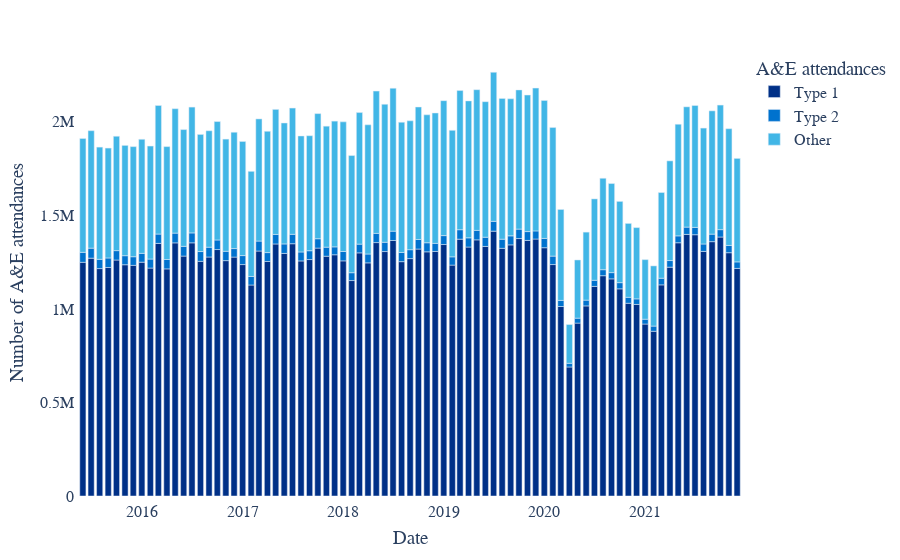

Notebook cell for this chart:
### Code cell
#Visualise AE attendance data as a stacked bar chart using plotly
#-------------------------------------------------------------------

pd.options.plotting.backend = "plotly"
fig = px.bar(df_final_group, x='Date', y= ["Type 1", "Type 2","Other"],
color_discrete_sequence=["#003087", "#0072CE", "#41B6E6"],
labels={"value": "Number of A&E attendances", "variable": "A&E attendances"})
fig.update_layout(
    {"plot_bgcolor": "rgba(0, 0, 0, 0)", "paper_bgcolor": "rgba(0, 0, 0, 0)"},
    font = dict(family = "Arial", size = 16),
    autosize=True,
    margin=dict(l=50, r=50, b=50, t=50, pad=4, autoexpand=True),
)
fig.show()

#Save generated graph as a .png into local repo
#-------------------------------------------------------------------

pio.write_image(fig, 'images/visualization_type_ae_attendance.png', format= "png", scale=1, width=1500, height=700)
